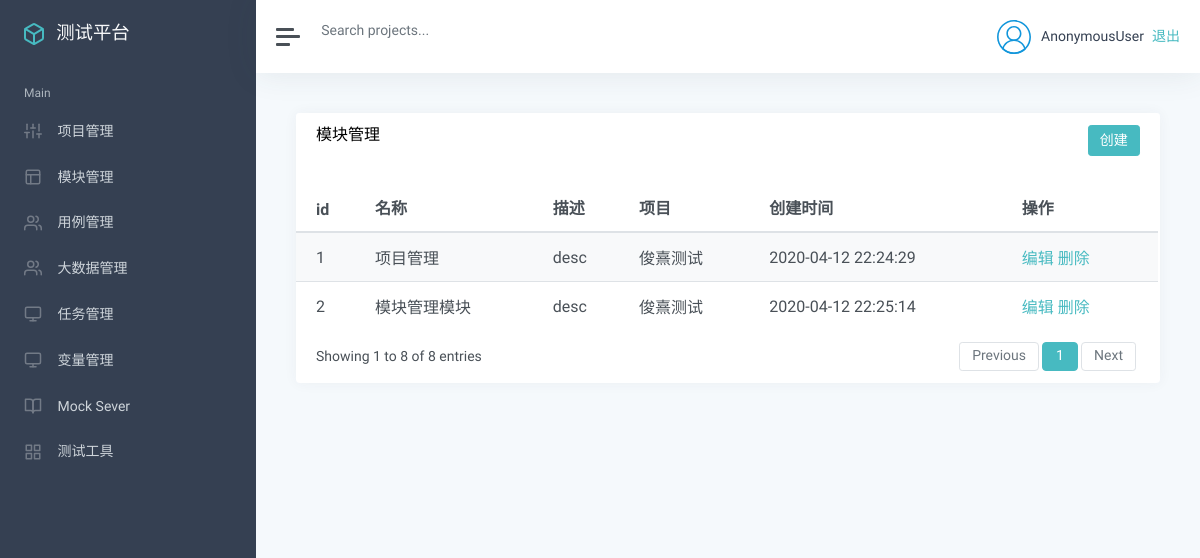
Page /manage/module_list/ on the earlier database version.
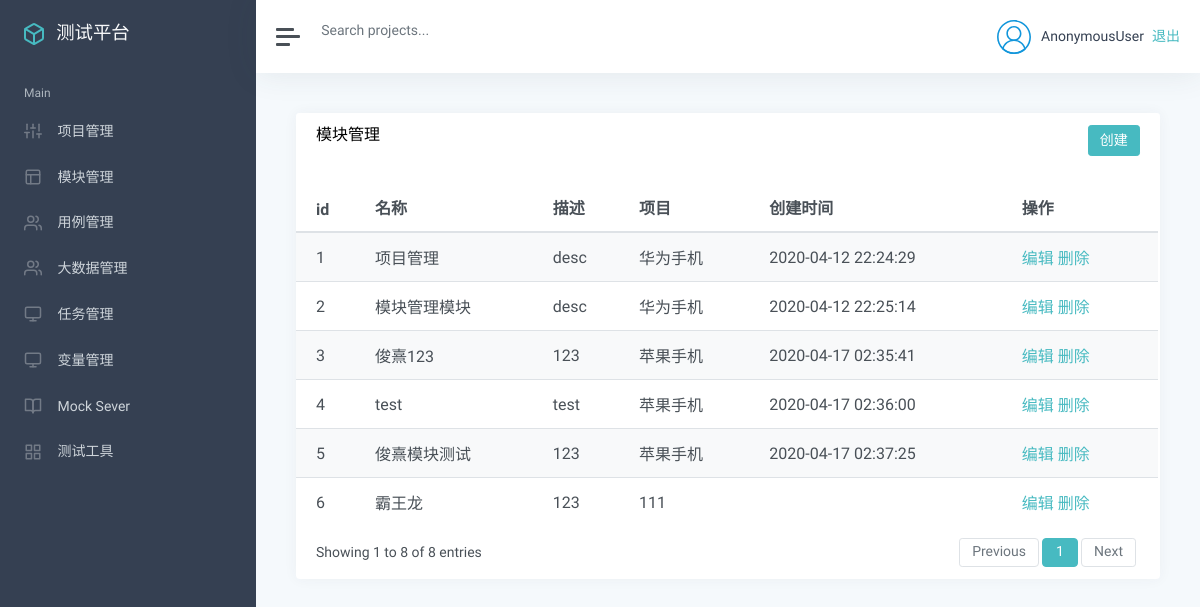
Same page on the later database version.
### app_manage/models.py (models this page shows, shortened)
class Module(models.Model):
    project = models.ForeignKey(Project, on_delete=models.CASCADE)  #这个外键和上面的项目是有关联关系的
    name = models.CharField("名称", max_length=100, null=False, default="")
    describe = models.TextField("描述", default="")
    update_time = models.DateTimeField("更新时间", auto_now=True)
    create_time = models.DateTimeField("创建时间", auto_now_add=True)

class Project(models.Model):
    name = models.CharField("名称", max_length=100, null=False, default="")
    describe = models.TextField("描述", default="")
    status = models.BooleanField("状态", default=True)
    update_time = models.DateTimeField("更新时间", auto_now=True)
    create_time = models.DateTimeField("创建时间", auto_now_add=True)
    def __str__(self):
        return self.name

### app_manage/views/module_views.py (the view)
# urls.py: path('module_list/',module_views.list_module),
def list_module(request):
    module_list = Module.objects.all
    return render(request, "module/list.html", {
        "modules": module_list})

### templates/module/list.html (shortened to what this page needs)
{% extends "manage.html" %}
{% block manage %}
<div class="card flex-fill">
    <div class="card-header">
        <h5 class="card-title mb-0" style="float:left">模块管理</h5>
        <button onclick="module_add()" type="button" class="btn btn-primary" style=" float:right">创建</button>
    </div>
    <div id="datatables-dashboard-traffic_wrapper" class="dataTables_wrapper dt-bootstrap4 no-footer">
        <div class="row">
            <div class="col-sm-12">
                <table id="datatables-dashboard-traffic" class="table table-striped my-0 dataTable no-footer"
                    role="grid" aria-describedby="datatables-dashboard-traffic_info">
                    <thead>
                        <tr role="row">
                            <th>id</th>
                            <th>名称</th>
                            <th>描述</th>
                            <th>项目</th>
                            <th>创建时间</th>
                            <th>操作</th>
                        </tr>
                    </thead>
                    <tbody>
                        {% for m in modules %}
                        <tr role="row" class="odd">
                            <td>{{ m.id }}</td>
                            <td>{{ m.name }}</td>
                            <td>{{ m.describe }}</td>
                            <td>{{ m.project }}</td>
                            <td>{{ m.create_time |date:"Y-m-d H:i:s"}}</td>
                            <td>
                                <a href="/manage/module/edit/{{m.id}}/">编辑</a>
                                <a href="/manage/module/delete/{{m.id}}">删除</a>
                            </td>
                        </tr>
                        {% endfor %}
                    </tbody>
                </table>
            </div>
        </div>
        <div class="row">
            <div class="col-sm-12 col-md-5">
                <div class="dataTables_info" id="datatables-dashboard-traffic_info" role="status" aria-live="polite">
                    Showing 1 to 8 of 8 entries
                </div>
            </div>
            <div class="col-sm-12 col-md-7">
                <div class="dataTables_paginate paging_simple_numbers" id="datatables-dashboard-traffic_paginate">
                    <ul class="pagination">
                        <li class="paginate_button page-item previous disabled"
                            id="datatables-dashboard-traffic_previous">
                            <a href="#" aria-controls="datatables-dashboard-traffic" data-dt-idx="0" tabindex="0"
                                class="page-link">Previous</a>
                        </li>
                        <li class="paginate_button page-item active">
                            <a href="#" aria-controls="datatables-dashboard-traffic" data-dt-idx="1" tabindex="0"
                                class="page-link">1</a>
                        </li>
                        <li class="paginate_button page-item next disabled" id="datatables-dashboard-traffic_next">
                            <a href="#" aria-controls="datatables-dashboard-traffic" data-dt-idx="2" tabindex="0"
                                class="page-link">Next</a>
                        </li>
                    </ul>
                </div>
            </div>
        </div>
    </div>
</div>
{% endblock %}

Differences in the rows shown:
changed through a linked row, Module "项目管理": project "俊熹测试" → "华为手机"
changed through a linked row, Module "模块管理模块": project "俊熹测试" → "华为手机"
added Module: id "3", name "俊熹123", describe "123", project "苹果手机", create_time "2020-04-17 02:35:41"
added Module: id "4", name "test", describe "test", project "苹果手机", create_time "2020-04-17 02:36:00"
added Module: id "5", name "俊熹模块测试", describe "123", project "苹果手机", create_time "2020-04-17 02:37:25"
added Module: id "6", name "霸王龙", describe "123", project "111"
